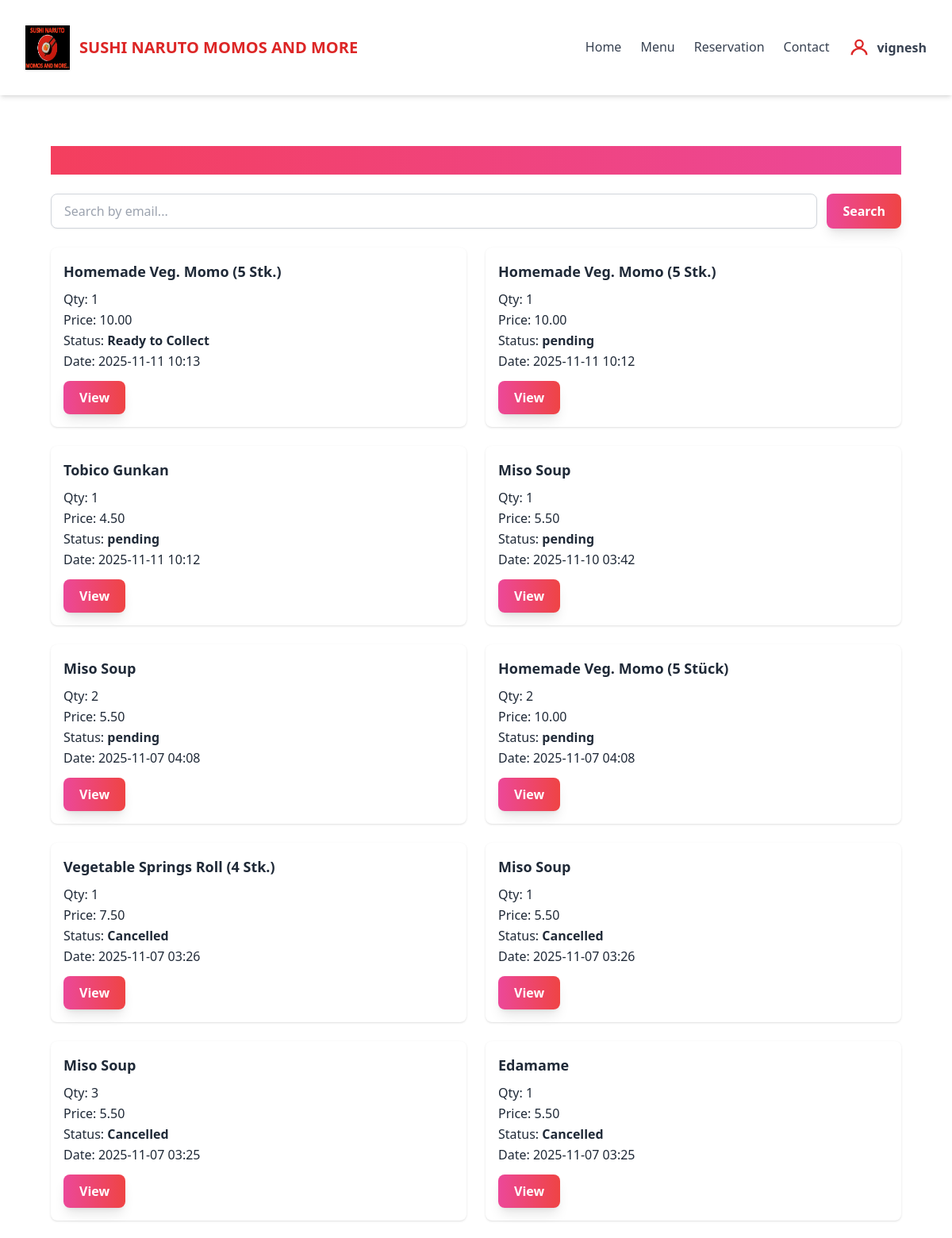
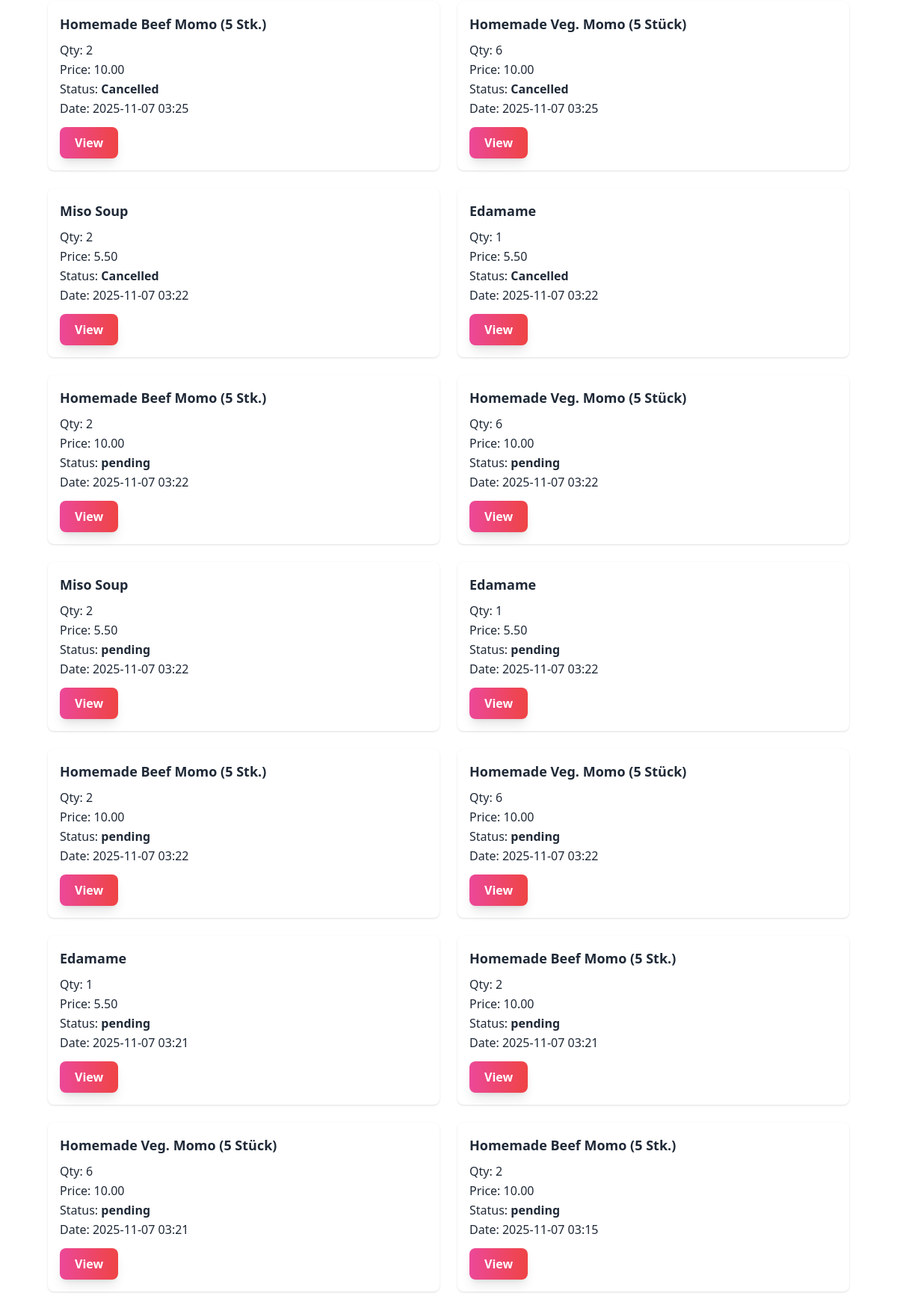
The app's page /order/history/ (signed in, upper part) with its own data (2 pictures, top to bottom).
### sushi/models.py (models this page shows, shortened)
class CustomUser(AbstractBaseUser, PermissionsMixin):
    USER_TYPE_CHOICES = (
        ('customer', 'Customer'),
        ('management', 'Management'),
    )
    email = models.EmailField(unique=True)
    username = models.CharField(max_length=150, unique=True)
    user_type = models.CharField(max_length=20, choices=USER_TYPE_CHOICES, default='customer')
    is_active = models.BooleanField(default=True)
    is_staff = models.BooleanField(default=False)
    date_joined = models.DateTimeField(auto_now_add=True)
    USERNAME_FIELD = 'username'  # <-- Change here
    REQUIRED_FIELDS = ['email']  # <-- Change here
    objects = CustomUserManager()

class Order(models.Model):
    ORDER_TYPE_CHOICES = [
        ('now', 'Order Now'),
        ('later', 'Order Later'),
    ]
    DELIVERY_CHOICES = [
        ('Click & Collect', 'Click & Collect (Free)'),
        ('Free', 'Free'),
        ('Livraison Express 3.5km', 'Livraison Express 3.5km'),
    ]
    item = models.CharField(max_length=200)
    price = models.DecimalField(max_digits=7, decimal_places=2)
    qty = models.PositiveIntegerField()
    order_type = models.CharField(max_length=10, choices=ORDER_TYPE_CHOICES)
    order_date = models.DateField(null=True, blank=True)
    order_time = models.TimeField(null=True, blank=True)
    email = models.EmailField()
    mobile = models.CharField(max_length=30)
    address = models.CharField(max_length=255)
    delivery = models.CharField(max_length=40, choices=DELIVERY_CHOICES)
    created_at = models.DateTimeField(default=timezone.now)
    status = models.CharField(max_length=30, default='pending')
    cancellation_reason = models.TextField(blank=True, null=True)

### sushi/views.py (the view)
# urls.py: path('order/history/', views.order_history, name='order_history'),
@login_required
def order_history(request):
    orders = Order.objects.filter(email=request.user.email).order_by('-created_at')
    return render(request, 'order_history.html', {'orders': orders})

### sushi/templates/order_history.html (shortened to what this page needs)
{% extends 'base.html' %}
{% block content %}
{% load static %}
<link rel="stylesheet" href="{% static 'css/order_history.css' %}">
<div class="container mx-auto px-4 py-8">
    <h1 class="text-3xl font-bold mb-6 text-gradient bg-clip-text text-transparent"
        style="background: linear-gradient(90deg, #f43f5e, #ec4899);">
    </h1>
    <form method="get" action="{% url 'order_history' %}" class="mb-6 flex gap-3">
        <input type="text" name="q" placeholder="Search by email..." value="{{ request.GET.q }}"
            class="flex-1 px-4 py-2 border border-gray-300 rounded-lg shadow-sm focus:outline-none focus:ring-2 focus:ring-pink-400 transition duration-300">
        <button type="submit"
            class="px-5 py-2 bg-gradient-to-r from-pink-500 to-red-500 text-white font-semibold rounded-lg shadow-lg hover:scale-105 transform transition duration-300">
            Search
        </button>
    </form>
    <div class="grid gap-6 md:grid-cols-2">
        {% for order in orders %}
        <div class="bg-white rounded-lg shadow p-4 animate-fadeIn">
            <div class="font-semibold text-lg mb-2">{{ order.item }}</div>
            <div>Qty: {{ order.qty }}</div>
            <div>Price: {{ order.price }}</div>
            <div>Status: <span class="font-semibold">{{ order.status }}</span></div>
            <div>Date: {{ order.created_at|date:"Y-m-d H:i" }}</div>
            <a href="{% url 'order_detail' order.pk %}"
                class="mt-3 inline-block px-5 py-2 bg-gradient-to-r from-pink-500 to-red-500 text-white font-semibold rounded-lg shadow-lg hover:scale-105 transform transition duration-300">
                View
            </a>
        </div>
        {% empty %}
        <p>No orders found.</p>
        {% endfor %}
    </div>
</div>
{% endblock %}

### sushi/templates/base.html (shortened to what this page needs)
{% load static %}
<!DOCTYPE html>
<html lang="en">
<head>
    <script src="https://cdn.tailwindcss.com"></script>
</head>
<body class="bg-white text-gray-800 font-sans leading-relaxed"
    x-data="{ open: false, userMenu: false, showLogin: false }">
    <nav class="bg-white shadow-md sticky top-0 z-50">
        <div class="container mx-auto px-4 py-4 flex justify-between items-center">
            <a href="{% url 'home' %}" class="flex items-center space-x-3 cursor-pointer">
                <img src="{% static 'images/logo.jpg' %}" alt=" SUSHI NARUTO MOMOS AND MORE Logo" class=" shadow
            h-8 w-8 sm:h-10 sm:w-10 md:h-12 md:w-12 lg:h-14 lg:w-14 xl:h-16 xl:w-16">
                <span class="text-xl font-bold text-red-600 hover:text-red-800 transition"> SUSHI NARUTO MOMOS AND MORE</span>
            </a>
            <ul class="flex space-x-6 text-gray-700 font-medium md:flex md:space-x-6 md:static absolute left-0 w-full md:w-auto bg-white md:bg-transparent top-full md:top-auto z-40 transition-all duration-300"
                :class="{ 'hidden': !open, 'flex flex-col space-x-0 space-y-2 p-4 shadow-lg': open, 'md:flex md:flex-row md:space-y-0 md:p-0 md:shadow-none': true }">
                <li><a href="{% url 'home' %}" class="nav-link">Home</a></li>
                <li><a href="{% url 'menu' %}" class="nav-link">Menu</a></li>
                <li><a href="{% url 'reservation' %}" class="nav-link">Reservation</a></li>
                <li><a href="{% url 'contact' %}" class="nav-link">Contact</a></li>
                {% if user.is_authenticated %}
                <li class="relative">
                    <button @click="userMenu = !userMenu" class="flex items-center space-x-2 focus:outline-none">
                        <svg class="w-7 h-7 text-red-600" fill="none" stroke="currentColor" viewBox="0 0 24 24">
                            <circle cx="12" cy="8" r="4" stroke="currentColor" stroke-width="2" fill="none" />
                            <path stroke="currentColor" stroke-width="2" d="M4 20c0-4 4-7 8-7s8 3 8 7" />
                        </svg>
                        <span class="font-semibold text-gray-700">{{ user.username }}</span>
                    </button>
                </li>
                {% endif %}
            </ul>
        </div>
    </nav>
    <main class="container mx-auto px-4 py-8">
        {% block content %}{% endblock %}
    </main>
</body>
</html>

### sushi/static/css/order_history.css (style rules this page uses)
.container { max-width: 1200px; margin: 0 auto; padding: 2rem; font-family: 'Segoe UI', Tahoma, Geneva, Verdana, sans-serif; color: #1f2937; }
h1 { font-size: 2.5rem; font-weight: 700; margin-bottom: 1.5rem; background: linear-gradient(90deg, #f43f5e, #ec4899); -webkit-background-clip: text; -webkit-text-fill-color: transparent; }
form input[type="text"] { flex: 1; padding: 0.5rem 1rem; border-radius: 0.5rem; border: 1px solid #d1d5db; transition: all 0.3s ease; }
form button { padding: 0.5rem 1.5rem; border-radius: 0.5rem; font-weight: 600; background: linear-gradient(90deg, #f43f5e, #ec4899); color: #fff; border: none; cursor: pointer; transition: transform 0.3s ease, box-shadow 0.3s ease; }
.animate-fadeIn { animation: fadeIn 0.5s ease-in-out; }

### sushi/templates/base.html (style rules this page uses)
.nav-link { position: relative; }
.nav-link::after { content: ''; display: block; width: 0; height: 2px; background: #ef4444; transition: width .3s; position: absolute; left: 0; bottom: -2px; }

### sushi/templates/order_history.html (style rules this page uses)
.animate-fadeIn { animation: fadeIn 0.5s ease-in-out; }
.text-gradient { background-clip: text; -webkit-background-clip: text; }

### records on screen
CustomUser: username "vignesh"
Order: item "Homemade Veg. Momo (5 Stk.)", qty "1", price "10.00", status "Ready to Collect", created_at "2025-11-11 10:13"
Order: item "Homemade Veg. Momo (5 Stk.)", qty "1", price "10.00", status "pending", created_at "2025-11-11 10:12"
Order: item "Tobico Gunkan", qty "1", price "4.50", status "pending", created_at "2025-11-11 10:12"
Order: item "Miso Soup", qty "1", price "5.50", status "pending", created_at "2025-11-10 03:42"
Order: item "Miso Soup", qty "2", price "5.50", status "pending", created_at "2025-11-07 04:08"
Order: item "Homemade Veg. Momo (5 Stück)", qty "2", price "10.00", status "pending", created_at "2025-11-07 04:08"
Order: item "Vegetable Springs Roll (4 Stk.)", qty "1", price "7.50", status "Cancelled", created_at "2025-11-07 03:26"
Order: item "Miso Soup", qty "1", price "5.50", status "Cancelled", created_at "2025-11-07 03:26"
Order: item "Miso Soup", qty "3", price "5.50", status "Cancelled", created_at "2025-11-07 03:25"
Order: item "Edamame", qty "1", price "5.50", status "Cancelled", created_at "2025-11-07 03:25"
Order: item "Homemade Beef Momo (5 Stk.)", qty "2", price "10.00", status "Cancelled", created_at "2025-11-07 03:25"
Order: item "Homemade Veg. Momo (5 Stück)", qty "6", price "10.00", status "Cancelled", created_at "2025-11-07 03:25"
Order: item "Miso Soup", qty "2", price "5.50", status "Cancelled", created_at "2025-11-07 03:22"
Order: item "Edamame", qty "1", price "5.50", status "Cancelled", created_at "2025-11-07 03:22"
Order: item "Homemade Beef Momo (5 Stk.)", qty "2", price "10.00", status "pending", created_at "2025-11-07 03:22"
Order: item "Homemade Veg. Momo (5 Stück)", qty "6", price "10.00", status "pending", created_at "2025-11-07 03:22"
Order: item "Miso Soup", qty "2", price "5.50", status "pending", created_at "2025-11-07 03:22"
Order: item "Edamame", qty "1", price "5.50", status "pending", created_at "2025-11-07 03:22"
Order: item "Homemade Beef Momo (5 Stk.)", qty "2", price "10.00", status "pending", created_at "2025-11-07 03:22"
Order: item "Homemade Veg. Momo (5 Stück)", qty "6", price "10.00", status "pending", created_at "2025-11-07 03:22"
Order: item "Edamame", qty "1", price "5.50", status "pending", created_at "2025-11-07 03:21"
Order: item "Homemade Beef Momo (5 Stk.)", qty "2", price "10.00", status "pending", created_at "2025-11-07 03:21"
Order: item "Homemade Veg. Momo (5 Stück)", qty "6", price "10.00", status "pending", created_at "2025-11-07 03:21"
Order: item "Homemade Beef Momo (5 Stk.)", qty "2", price "10.00", status "pending", created_at "2025-11-07 03:15"
